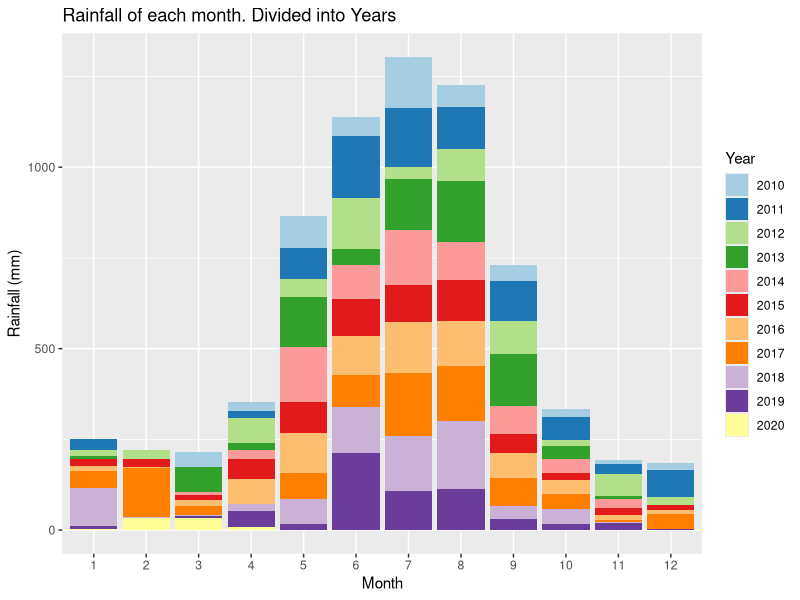
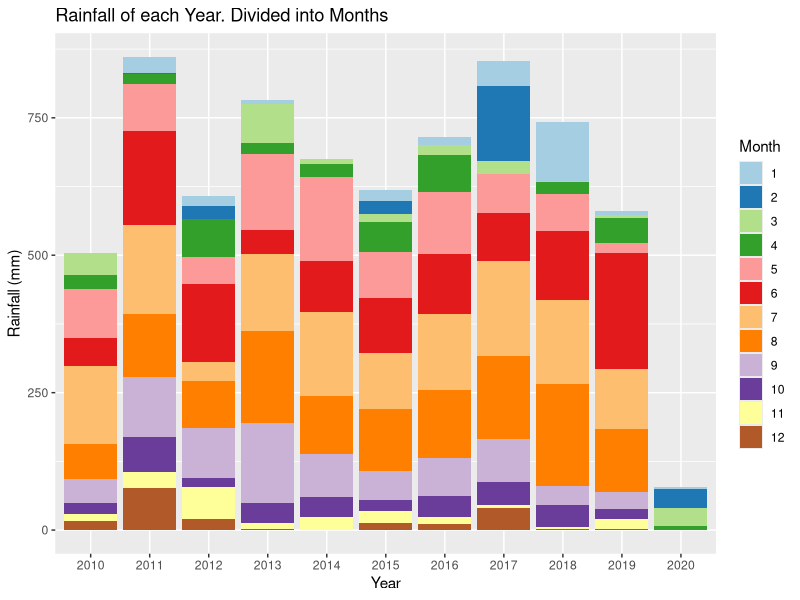
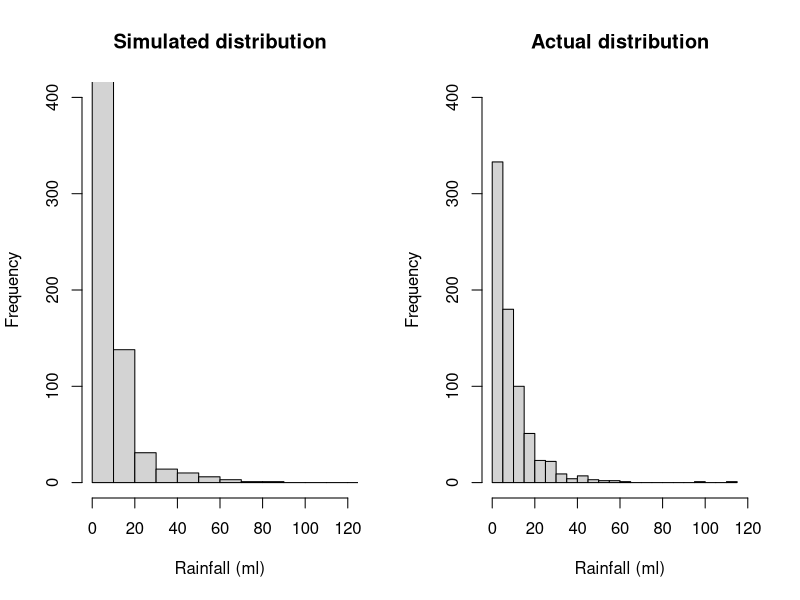
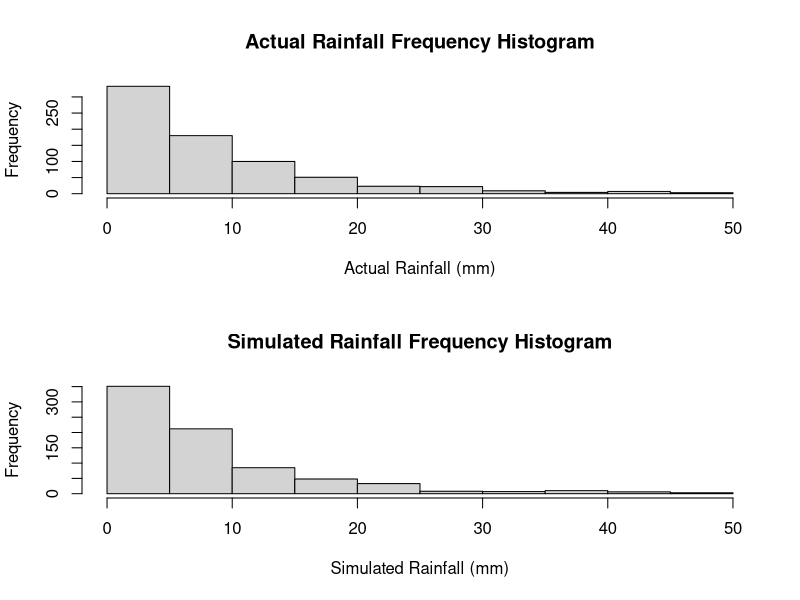
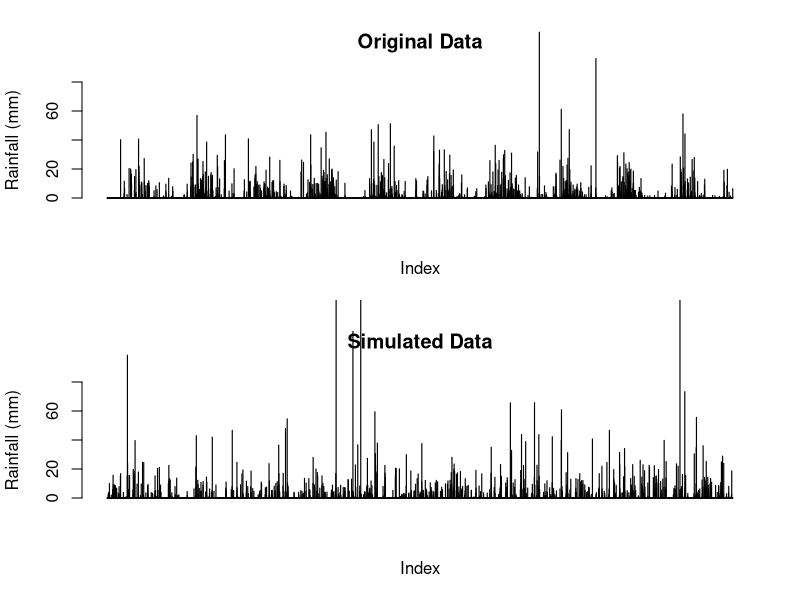
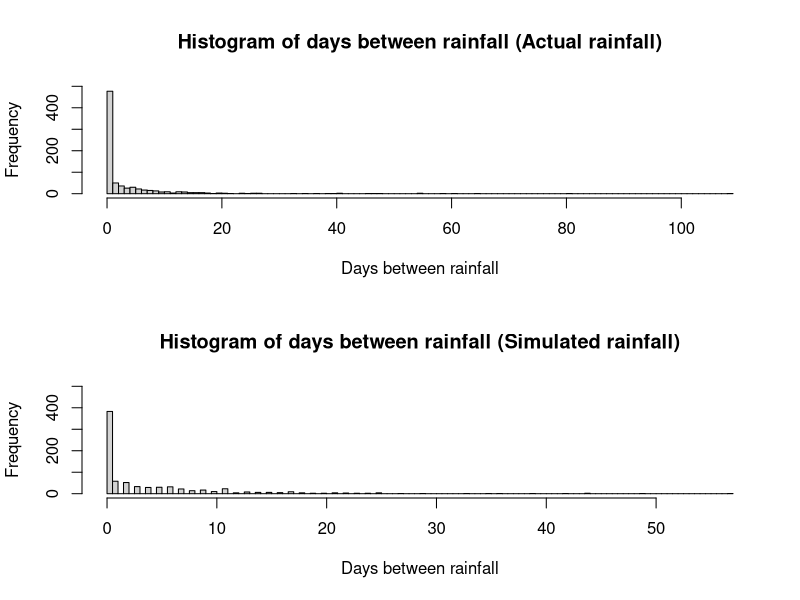
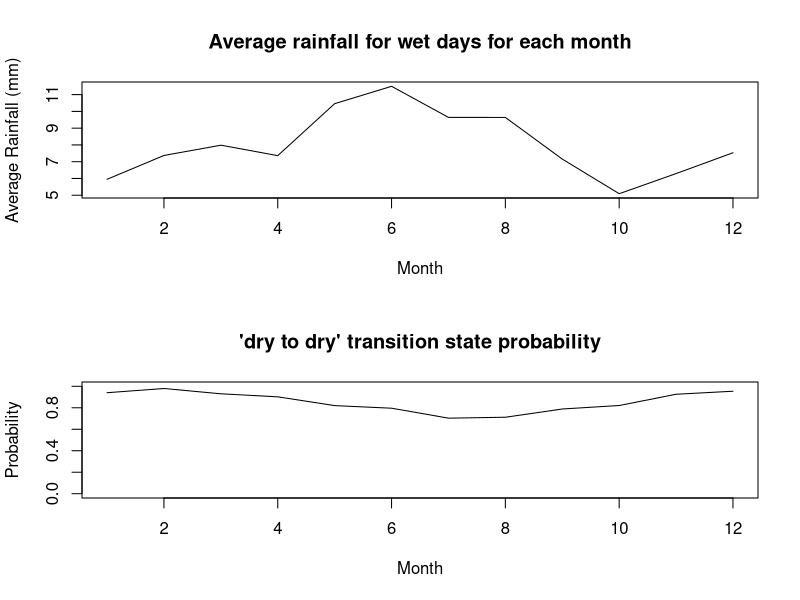
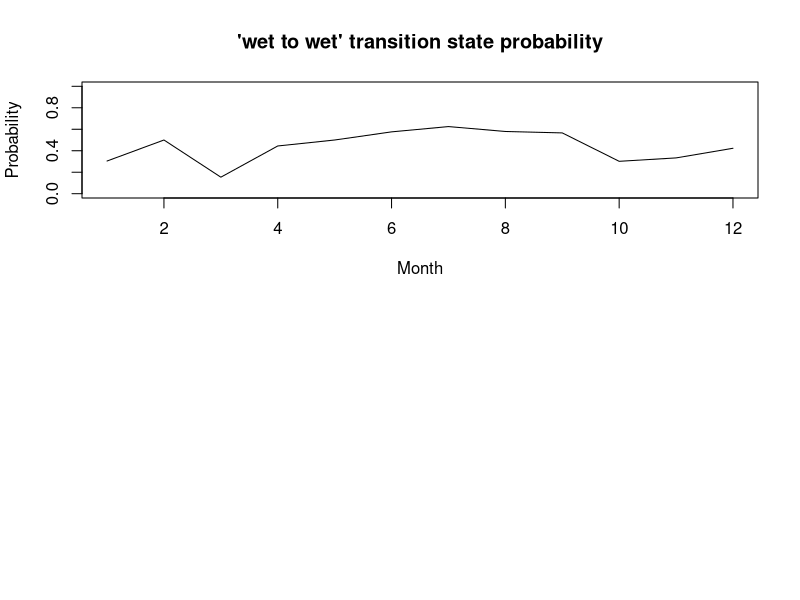

These figures' R source, in order:
## ---- chunk 1
knitr::opts_chunk$set(echo = TRUE)
## ---- chunk 2
# Reading in the data from the csv file
data <-  read.csv("IDCJAC0009_009225_1800_Data.csv")
weather_data <- data
weather_data <- weather_data[which(is.na(weather_data$Rainfall.amount..millimetres.) == FALSE),] # excluding rows with no rainfall record made 
## ---- chunk 3
weather_data$date <- do.call(paste, c(weather_data[c("Day", "Month", "Year")], sep = "-")) # creating a column that contains the date for easy indentification
## ---- chunk 4
# function to categorise day as either 'wet' or 'dry' for the Markov chain functions
state <- function(x){
  stateList <- c()
  for(ii in 1:length(x)){
    if(x[ii] < 1){
      stateList <- c(stateList, "dry")
    }
    if(x[ii] >= 1){
      stateList <- c(stateList, "wet")
    }
  }
  return(stateList)
}
weather_data$state <- state(weather_data$Rainfall.amount..millimetres.)
## ---- chunk 5
head(weather_data[,c('Rainfall.amount..millimetres.','state')], 10)
## ---- chunk 6
# function establishing Markov Chain transition state. Establishing the relationship between the rainfall of a given day and the day before it.
transitionState <- function(x){
  transitionStateList <- c('') #can't find transition state of first observation
  for(i in 2:length(x)){
    if(x[i] == "dry"){
      if (x[i-1] == "dry"){
        transitionStateList <- c(transitionStateList, "DryToDry")
      }
      else {
        transitionStateList <- c(transitionStateList, "WetToDry")
      }
    }
    if(x[i] == "wet"){
      if (x[i-1] == "dry"){
        transitionStateList <- c(transitionStateList, "DryToWet")
      }
      else {
        transitionStateList <- c(transitionStateList, "WetToWet")
      }
    }
  }
  return(transitionStateList)
}
weather_data$transitionState <- transitionState(weather_data$state)
## ---- chunk 7
head(weather_data[,c('Rainfall.amount..millimetres.','state', 'transitionState')], 10)
## ---- chunk 8
train_data <- subset(weather_data, Year >= 2010) # only look at the most recent, relevant data.
library(ggplot2)
library(RColorBrewer)

# explorative plots investigating the distribution of rainfall across months and years

# Plotting the rainfall data (grouped by years and months)
# Distribution of rainfall by month (segmented by year)
ggplot(train_data, aes(x = factor(Month), y = Rainfall.amount..millimetres., fill = factor(Year))) + 
  geom_bar(stat = "identity") + 
  scale_fill_brewer(palette = "Paired") + 
  xlab("Month")+
  ylab("Rainfall (mm)")+
  labs(fill = "Year")+
  ggtitle("Rainfall of each month. Divided into Years")
# There does appear to be a rough distribution of rainfall by month. Most years May, June, July, August, and September (month 5-9) have the most rain. There are outliers

ggplot(train_data, aes(x = factor(Year), y = Rainfall.amount..millimetres., fill = factor(Month))) + 
  geom_bar(stat = "identity") + 
  scale_fill_brewer(palette = "Paired") + 
  xlab("Year")+
  ylab("Rainfall (mm)")+
  labs(fill = "Month")+
  ggtitle("Rainfall of each Year. Divided into Months")
# There does not appear to be any obvious pattern in the rainfall across the 10 years (note. 2020 only contains 4 months of data, hence the low rainfall). The average looks to be around 650-700 mm. 
## ---- chunk 9
table(train_data$Month, train_data$Year, dnn = c("Month", "Year")) # only four months of data in 2020
## ---- chunk 10
#Calculating transition state probabilities, in general (no respect to month or season)
weatherTable <- table(train_data$transitionState)
weatherTable

probWetToWet = weatherTable['WetToWet'] / (weatherTable['WetToWet'] + weatherTable['WetToDry'])
probWetToWet

probDryToDry = weatherTable['DryToDry'] / (weatherTable['DryToDry'] + weatherTable['DryToWet'])
probDryToDry
## ---- chunk 11
#Basic generator (No seasonal variation)

#calculated above
generateRainfallBasic <- function(genLength){
  currentState = "dry" # Years start with very little rain, so more likely to start dry
  rainAmountList <- c()
  for (i3 in 1:genLength){
    if (currentState == "dry"){
      if (runif(1) < probDryToDry){
        currentState = "dry"
      }
      else{
        currentState = "wet"
      }
    }
    else if (currentState == "wet"){
      if (runif(1) < probWetToWet){
        currentState = "wet"
      }
      else{
        currentState = "dry"
      }
    }
    #generating amount of rainfall if state is wet, else 0
    if (currentState == "wet"){
      rainAmount <- 5.66*exp(rnorm(1))
      rainAmountList <- c(rainAmountList, rainAmount)
    }
    else{
      rainAmountList <- c(rainAmountList, 0)
    }
  }
  return(rainAmountList)
}
## ---- chunk 12
#comparing log-normal against actual data, veeerryyyy close fit, will use log-normal for rainfall sim
par(mfrow=c(1,2))
p1 <- 5.66*exp(rnorm(732))
hist(p1, breaks = 30, xlim = c(0,120), ylim = c(0,400), main = "Simulated distribution", xlab = "Rainfall (ml)")

p2 <- train_data$Rainfall.amount..millimetres.[train_data$Rainfall.amount..millimetres.>1]
hist(p2, breaks = 30, xlim = c(0,120), ylim = c(0,400), main = "Actual distribution", xlab = "Rainfall (ml)")

mean(p1)
mean(p2)
## ---- chunk 13
#Basic generator tests
testRainfall = generateRainfallBasic(3761)

par(mfrow=c(2,1))
hist(train_data$Rainfall.amount..millimetres.[train_data$Rainfall.amount..millimetres.>1 & train_data$Rainfall.amount..millimetres.<50], xlab = "Actual Rainfall (mm)", main = "Actual Rainfall Frequency Histogram")
hist(testRainfall[testRainfall > 1 & testRainfall <50], xlab = "Simulated Rainfall (mm)", main = "Simulated Rainfall Frequency Histogram")

par(mfrow=c(2,1))
barplot(train_data$Rainfall.amount..millimetres., ylim = c(0,80), main = "Original Data", ylab = "Rainfall (mm)", xlab = "Index")
barplot(testRainfall, ylim = c(0,80), main = "Simulated Data", ylab = "Rainfall (mm)", xlab = "Index")
## ---- chunk 14
daysBetweenRain <- function(input){
  returnList <- c()
  currentLength <- 0
  for (i in input){
    if (i<1){
      currentLength <- currentLength + 1
    }
    else{
      returnList <- c(returnList, currentLength)
      currentLength <- 0
    }
  }
  return(returnList)
  }
## ---- chunk 15
hist(daysBetweenRain(train_data$Rainfall.amount..millimetres.)[train_data$Rainfall.amount..millimetres.>-1], main = "Histogram of days between rainfall (Actual rainfall)", breaks = 100, xlab = "Days between rainfall", ylim = c(0,500))
hist(daysBetweenRain(testRainfall)[daysBetweenRain(testRainfall)>-1], main = "Histogram of days between rainfall (Simulated rainfall)", breaks = 100, xlab = "Days between rainfall", ylim = c(0,500))
## ---- chunk 16
#Calculates the transition probabilities for each montht
trainGenerator <- function(input_data){
  transitonStatesMonthsFrame <- data.frame(list(rep(0, 12), list(rep(0, 12), list(rep(0,    12), list(rep(0, 12)))))) #Initialises 12x4 frame filled with zeroes (4 columns for each transition state, 12 rows for each month)
  names(transitonStatesMonthsFrame) <- c('DryToDry', 'DryToWet', 'WetToDry', 'WetToWet')

  #Makes the dataframe with the count of each transition state with each month
  for (i4 in 1:dim(input_data)[1]){
    tempTransitionState <- input_data[i4, 'transitionState']
    tempMonth <- input_data[i4, 'Month'] 
    transitonStatesMonthsFrame[tempMonth, tempTransitionState] <- transitonStatesMonthsFrame[tempMonth, tempTransitionState]+1 # increase count of tempTransitionState for month tempMonth by 1
  }

  #Calculates the transition state probabilities for each month in the data frame 
  probTransitonStatesMonthsFrame <- transitonStatesMonthsFrame
  for (i in 1:dim(transitonStatesMonthsFrame)[1]){

  if((transitonStatesMonthsFrame[i, 'DryToDry'] + transitonStatesMonthsFrame[i, 'DryToWet']) != 0){
    probTransitonStatesMonthsFrame[i, 'DryToDry'] <- transitonStatesMonthsFrame[i, 'DryToDry'] / (transitonStatesMonthsFrame[i, 'DryToDry'] + transitonStatesMonthsFrame[i, 'DryToWet'])
    probTransitonStatesMonthsFrame[i, 'DryToWet'] <- transitonStatesMonthsFrame[i, 'DryToWet'] / (transitonStatesMonthsFrame[i, 'DryToDry'] + transitonStatesMonthsFrame[i, 'DryToWet'])
  } else { # probability will be NaN for both (as will be dividing by 0), so set to 0 
      probTransitonStatesMonthsFrame[i, 'DryToDry'] <- 0
      probTransitonStatesMonthsFrame[i, 'DryToWet'] <- 0
  }

  if((transitonStatesMonthsFrame[i, 'WetToDry'] + transitonStatesMonthsFrame[i, 'WetToWet']) != 0){
    probTransitonStatesMonthsFrame[i, 'WetToDry'] <- transitonStatesMonthsFrame[i, 'WetToDry'] / (transitonStatesMonthsFrame[i, 'WetToDry'] + transitonStatesMonthsFrame[i, 'WetToWet'])
    probTransitonStatesMonthsFrame[i, 'WetToWet'] <- transitonStatesMonthsFrame[i, 'WetToWet'] / (transitonStatesMonthsFrame[i, 'WetToDry'] + transitonStatesMonthsFrame[i, 'WetToWet'])
  } else { # probability will be NaN for both (as will be dividing by 0), so set to 0 
    probTransitonStatesMonthsFrame[i, 'WetToDry'] <- 0
    probTransitonStatesMonthsFrame[i, 'WetToWet'] <- 0
  }

    # this data frame 'probTransitionStatesMonthsFrame' will be called directly in the generator, so must be called as such when exported
  }
  return(probTransitonStatesMonthsFrame)
}
## ---- chunk 17
probTransitonStatesMonthsFrame <- trainGenerator(train_data)
head(probTransitonStatesMonthsFrame, 10)
## ---- chunk 18
#testing average rainfall when its rains in each month, and for wettowet vs drytowet transitions.
test_w2w <- train_data$Rainfall.amount..millimetres.[train_data$transitionState == "WetToWet"]
test_d2w <- train_data$Rainfall.amount..millimetres.[train_data$transitionState == "DryToWet"]
mean(test_w2w)
mean(test_d2w)
wilcox.test(test_d2w, test_w2w)
#since resulting wilcox test p-value is 0.85, we conclude that theres no difference in rainfall depending on the transition state, and do not need to include it in our model.

test_rainfallPerMonth <- train_data[train_data$state == "wet",c(4,6)]
kruskal.test(Rainfall.amount..millimetres. ~ Month, data = test_rainfallPerMonth)
#p-val = 0.00016, therefore difference between average rainfall for each month

## ---- chunk 19
#calculating the mean rainfall when it rains for each month, to change how much it rains according to the generator later on. Limited to less than 70 mls as the dataset is not large enough for large rainfall amounts (such as 114ml in feburary) to not throw the mean off.
rainMonthDataCalc <- function(input_data){
  rainMonthData <- c()
  for (i in 1:12){
    temp <- input_data$Rainfall.amount..millimetres.[input_data$state == "wet" & input_data$Month == i & input_data$Rainfall.amount..millimetres. < 70]
    if(length(temp) == 0){ # if no wet days in month, will be empty vector of numeric(0)
      temp <- c(0)
    }
    rainMonthData <- c(rainMonthData, list(temp))
    rm(temp)
  }

  rainfallAvgMonth <- sapply(rainMonthData, mean)
  return(rainfallAvgMonth)
}

## ---- chunk 20
rainfallAvgMonth <- rainMonthDataCalc(train_data)
plot(c(1:12), rainfallAvgMonth, type = "l", xlab = "Month", ylab = "Average Rainfall (mm)", main = "Average rainfall for wet days for each month")
## ---- chunk 21
#How the transition state probabilities vary for each month
plot(probTransitonStatesMonthsFrame$DryToDry, ylim = c(0,1), xlab = "Month", main = "'dry to dry' transition state probability", type = 'l', ylab = "Probability")
plot(probTransitonStatesMonthsFrame$WetToWet, ylim = c(0,1), xlab = "Month", main = "'wet to wet' transition state probability", type = 'l', ylab = "Probability")
## ---- chunk 22
#Weather generator accounting  for seasonal variation of transition states or something i hope
#This is just a regular version of basic generator it's mostly the same in fact if i forget to even do this it is the same

generateRainfallSeasonal <- function(input){
  # input must be weather_data or a subset of weather_data
  currentState = "dry" #can make this into a random choice later
  rainAmountList <- c()
  for (i5 in 1:dim(input)[1]){
    if (currentState == "dry"){
      if (runif(1) < probTransitonStatesMonthsFrame[input[i5, 'Month'], 'DryToDry']){ #now inputs depending on the month of input
        currentState = "dry"
      }
      else{
        currentState = "wet"
      }
    }
    else if (currentState == "wet"){
      if (runif(1) < probTransitonStatesMonthsFrame[input[i5, 'Month'], 'WetToWet']){
        currentState = "wet"
      }
      else{
        currentState = "dry"
      }
    }                                   
    #generating amount of rainfall if state is wet, else 0
    if (currentState == "wet"){
      #rainAmount <- 5.66*exp(rnorm(1)) #now log-normal dist, 5 used because is close to mean of weather_data's / the mean of what exp(rnorm(1)) is by default /// Old Version 
      rainAmount <- rainfallAvgMonth[input[i5, 'Month']]*exp(rnorm(1))/1.648 
      #average of exp(rnorm(1)) is ~1.648, so we divide by that so the average of each month will just be the actual average calculated from rainfallAvgMonth.
      rainAmountList <- c(rainAmountList, rainAmount)
    }
    else{
      rainAmountList <- c(rainAmountList, 0)
    }
  }
  return(rainAmountList)
}
## ---- chunk 23
#testing code for seasonal generator
inputSeasonalRainfall <- dplyr::select(train_data, 'Year', 'Month', 'Day') #using existing train data's dates to input to function, instead of putting in just how many to generate
testSeasonalRainfall = generateRainfallSeasonal(inputSeasonalRainfall)
## ---- chunk 24
plot_seasonal_data <- function(training_data_input,seasoned_data_rainfall, title){
  par(mfrow=c(2,1))
  barplot(training_data_input$Rainfall.amount..millimetres., ylim = c(0,80), main = c("Original Data", title), ylab = "Rainfall (mm)", xlab = "Index")
  barplot(seasoned_data_rainfall, ylim = c(0,80), main = c("Simulated Seasonal Data", title), ylab = "Rainfall (mm)", xlab = "Index")
}
plot_seasonal_data(train_data,testSeasonalRainfall, "(Perth)")
## ---- chunk 25
hist(daysBetweenRain(train_data$Rainfall.amount..millimetres.)[train_data$Rainfall.amount..millimetres.>-1], main = "Histogram of days between rainfall (Actual rainfall)", breaks = 100, xlab = "Days between rainfall", ylim = c(0,500))
hist(daysBetweenRain(testSeasonalRainfall)[daysBetweenRain(testSeasonalRainfall)>-1], main = "Histogram of days between rainfall (Simulated rainfall)", breaks = 100, xlab = "Days between rainfall", ylim = c(0,500))
## ---- chunk 26
wilcox.test(daysBetweenRain(testSeasonalRainfall), daysBetweenRain(train_data$Rainfall.amount..millimetres.))
mean(daysBetweenRain(testSeasonalRainfall)); mean(daysBetweenRain(train_data$Rainfall.amount..millimetres.))
sd(daysBetweenRain(testSeasonalRainfall)); sd(daysBetweenRain(train_data$Rainfall.amount..millimetres.))
## ---- chunk 27
#comparing log-normal against actual data, veeerryyyy close fit, will use log-normal for rainfall sim
p1 <- 5.66*exp(rnorm(732))
p1 <- p1[p1>1]
hist(p1, breaks = 30, xlim = c(0,120), ylim = c(0,400), main = "Simulated distribution")

p2 <- train_data$Rainfall.amount..millimetres.[train_data$Rainfall.amount..millimetres.>1]
hist(p2, breaks = 30, xlim = c(0,120), ylim = c(0,400), main = "actual distribution")
## ---- chunk 28
set.seed(100345)
sampID <- sample.int(nrow(train_data), size = 0.8*nrow(train_data), replace = FALSE)
train_data <- train_data[sampID,] # 80% of data for training
test_data <- train_data[-sampID,] # 20% for testing
## ---- chunk 29
probTransitonStatesMonthsFrame <- trainGenerator(train_data) # retraining seasonal generator probTransitionStatesMonthsFrame with new training data (now only 80% of the original train_data)
rainfallAvgMonth <- rainMonthDataCalc(train_data) # calucating the new average rainfall for each month
## ---- chunk 30
#generates a simulation with the same number of observations as test_data (20% of the total data)
testSeasonalRainfall20 = generateRainfallSeasonal(test_data) 
## ---- chunk 31
par(mfrow = c(2, 1))
barplot(testSeasonalRainfall20, ylab = "Rainfall (mm)", xlab = "index", main = "Simulated data")
barplot(test_data$Rainfall.amount..millimetres., ylab = "Rainfall (mm)", xlab  = "index", main = "Actual data")
## ---- chunk 32
# Wilcoxon signed rank test
WT <- wilcox.test(testSeasonalRainfall20, test_data$Rainfall.amount..millimetres., paired=T)
print("Wilcoxon rank sum p-value")
WT$p.value
# paired student t test
TT <- t.test(testSeasonalRainfall20, test_data$Rainfall.amount..millimetres., paired=T)
print("t-test p-value")
TT$p.value
## ---- chunk 33
train_data <- subset(weather_data, Year >= 2010)
train10_data <- subset(weather_data, Year >= 2009 & Year < 2019)
data_2019 <- subset(weather_data, Year == 2019)
## ---- chunk 34
probTransitonStatesMonthsFrame <- trainGenerator(train10_data)
rainfallAvgMonth <- rainMonthDataCalc(train10_data) # retraining seasonal generator probTransitionStatesMonthsFrame with train10_data
set.seed(10356)
monthList <- subset(weather_data, Year == 2019) # a year that isn't a leap year to get the month list, as generation algorithm only requires months
monthList <- monthList['Month']
testSeasonalRainfall10 <- generateRainfallSeasonal(monthList)
## ---- chunk 35
#compare generated year against 2019
par(mfrow = c(2,1))
barplot(data_2019$Rainfall.amount..millimetres., xlab = "Index", ylab = "Rainfall (mm)", main = "Actual 2019 Rainfall (Perth)")
barplot(testSeasonalRainfall10, xlab = "Index", ylab = "Rainfall (mm)", main = "Simulated Rainfall (Perth)")
## ---- chunk 36
# check other years for comparison
par(mfrow = c(3,2))
barplot(testSeasonalRainfall10, xlab = "Index", ylab = "Rainfall (mm)", main = "Simulated Rainfall")
year <- subset(weather_data, Year == 2015)
barplot(year$Rainfall.amount..millimetres., xlab = "Index", ylab = "Rainfall (mm)", main = "2015 Rainfall")
year <- subset(weather_data, Year == 2008)
barplot(year$Rainfall.amount..millimetres., xlab = "Index", ylab = "Rainfall (mm)", main = "2008 Rainfall")
year <- subset(weather_data, Year == 2015)
barplot(year$Rainfall.amount..millimetres., xlab = "Index", ylab = "Rainfall (mm)", main = "2017 Rainfall")
year <- subset(weather_data, Year == 2007)
barplot(year$Rainfall.amount..millimetres., xlab = "Index", ylab = "Rainfall (mm)", main = "2007 Rainfall")
year <- subset(weather_data, Year == 2013)
barplot(year$Rainfall.amount..millimetres., xlab = "Index", ylab = "Rainfall (mm)", main = "2013 Rainfall")
rm(year)
## ---- chunk 37
# Creates a graph of difference in rainfall for years, weeks, months, years to see if there are any potential patterns.
# Creates a list of the weekly rainfall
RainfallWeekly <- data.frame("Rainfall (mm)", "Week")
colnames(RainfallWeekly) <- c("Rainfall (mm)", "Week")
RainfallWeekly$`Rainfall (mm)` <- as.numeric(RainfallWeekly$`Rainfall (mm)`)
RainfallWeekly$Week <- as.numeric(RainfallWeekly$Week)
week = 1
weekRain = 0
for(ii in c(1: nrow(weather_data))){
  weekRain = weekRain + weather_data[ii, 6] # rainfall amount for that row
  
  if(ii%%7 == 0){ # every 7th row
    RainfallWeekly[(ii/7), 1] <- weekRain # 1 row of RainfallWeekly created every 7 rows (1 weeks) - inserting rainfall total for that week
    RainfallWeekly[(ii/7), 2] <- week
    week = week + 1
    weekRain = 0 # clear total rainfall to prepare for next week
  }
}
## ---- chunk 38
RainfallWeeklyDiff <- data.frame(c(1:(nrow(RainfallWeekly)-1)), c(1:(nrow(RainfallWeekly)-1))) # data frame with two columns, one less row than RainfallWeekly
colnames(RainfallWeeklyDiff) <- c("Rainfall diff (mm)", "Week")
RainfallWeeklyDiff$`Rainfall diff (mm)` <- diff(RainfallWeekly$`Rainfall (mm)`) # change in weeks
## ---- chunk 39
# plot first 700 weeks first against the difference in rainfall, and then the rainfall per week
par(mfrow = c(4,1))
plot(RainfallWeeklyDiff[c(1:350), 2], RainfallWeeklyDiff[c(1:350), 1], xlab = "week", ylab = "change in rainfall (mm)", cex = 2, type = "b", main = "Difference in rainfall (mm) by week")
plot(RainfallWeekly[c(1:350), 2], RainfallWeekly[c(1:350), 1], xlab = "week", ylab = "rainfall (mm)", type = "l", main = "Rainfall (mm) by week")
plot(RainfallWeeklyDiff[c(351:700), 2], RainfallWeeklyDiff[c(351:700), 1], xlab = "week", ylab = "change in rainfall (mm)", cex = 2, type = "b", main = "Difference in rainfall (mm) by week")
plot(RainfallWeekly[c(351:700), 2], RainfallWeekly[c(351:700), 1], xlab = "week", ylab = "rainfall (mm)", type = "l", main = "Rainfall (mm) by week")
## ---- chunk 40
rainSort_2019 <- data_2019$Rainfall.amount..millimetres.
# qqplot before removing 'dry' days
par(mfrow=c(1,2))
qqnorm(rainSort_2019, pch = 1, frame = F, main = "Normal Q-Q Plot of Rainfall 2019 (including dry days)")
qqline(rainSort_2019, col = "red", lwd = 2)
rainSort_2019 <- rainSort_2019[which(rainSort_2019 != 0)]
# qqplot after removing 'dry' days
qqnorm(rainSort_2019, pch = 1, frame = F, main = "Normal Q-Q Plot of Rainfall 2019 (excluding dry days)")
qqline(rainSort_2019, col = "red", lwd = 2)

# data is not normally distributed
rm(rainSort_2019)
## ---- chunk 41
# Function that returns the sum of ranks of difference (w+ and w-) that are part of the Wilcoxon signed rank calculations
returnRanks <- function(simulated, actual){
  diffs <- (simulated - actual)
  diffs <- diffs[diffs != 0]
  posDifs <- which(diffs > 0)
  negDiffs <- which(diffs < 0)
  rank <- rank(abs(diffs))
  rankPosDiff <- sum(rank[posDifs])
  rankNegDiff <- sum(rank[negDiffs]) 
  return(c(rankPosDiff, rankNegDiff))
}

## ---- chunk 42
wilcox <- function(seed, year){
  set.seed(seed)
  rainYear <- subset(weather_data, Year == year) # a year that isn't a leap year to get the month list, as generation algorithm only requires months
  monthList <- rainYear['Month']
  simRainfall <- generateRainfallSeasonal(monthList)

  # test of testSeasonalRainfall10 against 2019 rainfall (testSeasonalRainfall10 was simulation of 2019 rainfall)
  print(wilcox.test(rainYear$Rainfall.amount..millimetres., simRainfall, paired = T, alternative = "t", conf.int = T, conf.level = 0.95))
  WP <- wilcox.test(rainYear$Rainfall.amount..millimetres., simRainfall, paired = T, alternative = "t", conf.int = T, conf.level = 0.95)
  cat("P-value is",WP$p.value,"\n")

  # manual calculation of Wilcoxon signed rank values 

  sumRanks <- returnRanks(simRainfall, rainYear$Rainfall.amount..millimetres.)
  cat(sumRanks[1], "is the sum of the ranks of the positive differences","\n")
  cat(sumRanks[2], "is the sum of the ranks of the negative differences","\n")

}
wilcox(404567, 2019)
## ---- chunk 43
wilcox(12345, 2019)
wilcox(347876, 2019)
wilcox(3456789, 2019)
## ---- chunk 44
# looking at the four total simulations created, there is generally no significant different between the simulated rainfall and the actual rainfall. 
# However looking at rankPosDiff and rankNegDiff calculated for each (the sum of the ranks of the positive and negative differences between the simulated and actual data respectively), the simulated rainfall was consistently larger than the actual data 
# The reason for this is likely because 2019 had a very small amount of rainfall compared to the rest of the years.
require(ggplot2)
ggplot(train_data, aes(x = factor(Year), y = Rainfall.amount..millimetres.)) +
  geom_bar(stat = "identity") + 
  xlab("Year") + 
  ylab("Rainfall (mm)") +
  ggtitle("Rainfall (mm) by year")

rain2019 <- subset(weather_data, Year == 2019)
simRainfall2019 <- generateRainfallSeasonal(rain2019)

cat(sum(train10_data$Rainfall.amount..millimetres.)/10, "is the average total rainfall per year for 2009 to 2018 \n") #/10 to get average of 10 years of rain data
cat(sum(rain2019$Rainfall.amount..millimetres.), "is the total rainfall of 2019 \n")

## ---- chunk 45
# looking at 2013 data (which had a larger than average amount of rain)
wilcox(654321, 2011) # wilcoxon test on 2013
set.seed(654321)

rain2011 <- subset(weather_data, Year == 2011) # A year that isn't a leap year to get the month list, as generation algorithm only requires months
simRainfall2011 <- generateRainfallSeasonal(rain2011)

par(mfrow = c(2,1))
barplot(simRainfall2011, xlab = "Index", ylab = "Rainfall (mm)", main = "Simulated Rainfall")
barplot(rain2011$Rainfall.amount..millimetres., xlab = "Index", ylab = "Rainfall (mm)", main = "2011 Rainfall")

rm(rain2011)
rm(simRainfall2011)

## ---- chunk 46
wilcox(25644, 2011) 
wilcox(6872, 2011)
## ---- chunk 47
probTransitonStatesMonthsFrame <- trainGenerator(train10_data)
rainfallAvgMonth <- rainMonthDataCalc(train10_data) # ensure generator is traind on train10_data

simSum = 0
trials <- 100
for(i in c(1:trials)){
   set.seed(i) 
  simulation <- generateRainfallSeasonal(train10_data) # generate simulation same length as train10_data
  simSum = simSum + sum(simulation)/10 # get average rainfall per year over simulated 10 years
}
meanSumSim <- simSum/trials # average rainfall per year from 'trial' number of simulations
meanSumActual <- sum(train10_data$Rainfall.amount..millimetres.)/10 # actual average rainfall per year
cat(meanSumSim, "is the simulated average rainfall per year \n")
cat(meanSumActual, "is the actual average rainfall per year \n")
## ---- chunk 48
rain2011 <- subset(train_data, Year == 2018)
probTransitonStatesMonthsFrame <- trainGenerator(rain2011)
rainfallAvgMonth <- rainMonthDataCalc(rain2011) # ensure generator is traind on train10_data

simTot <- rep(0, length(rain2011))
simSum <- 0
trials <- 100
for(i in c(1:trials)){
  set.seed(i) 
  simulation <- generateRainfallSeasonal(rain2011) # generate simulation same length as train10_data
  simTot = simTot + simulation # get average rainfall per year over simulated 10 years
  simSum = simSum + sum(simulation)
}
SumSim <- simTot/trials # average rainfall per year from 'trial' number of simulations
meanSumSim <- simSum/trials
meanSumActual <- sum(rain2011$Rainfall.amount..millimetres.) # actual average rainfall per year
cat("\n", meanSumSim, "is the simulated rainfall \n")
cat("", meanSumActual, "is the actual rainfall \n")
par(mfrow = c(2,1))
barplot(SumSim, main = "100 Aggregated simulations of 2018 rainfall(mm)", xlab = "Index", ylab = "Rainfall (mm)")
barplot(rain2011$Rainfall.amount..millimetres., main = "Actuall 2018 rainfall(mm)", xlab = "Index", ylab = "Rainfall (mm)")
## ---- chunk 49
month <- 8
year <- 2018
mean(train_data$Rainfall.amount..millimetres.[train_data$Month==month & train_data$Year == year & train_data$Rainfall.amount..millimetres. > 1])
rainfallAvgMonth[month]
## ---- chunk 50
# Reading in the data from the csv file for the Sydney Location
data2 <-  read.csv("IDCJAC0009_066062_1800_Data.csv")
weather_data2 <- subset(data2, Year >= 1993)
weather_data2 <- weather_data2[which(is.na(weather_data2$Rainfall.amount..millimetres.) == FALSE),] #excluding rows with no rainfall record made
weather_data2$date2 <- do.call(paste, c(weather_data2[c("Day", "Month", "Year")], sep = "-")) #creating a column that contains the date for easy indentification
weather_data2$state <- state(weather_data2$Rainfall.amount..millimetres.)
weather_data2$transitionState <- transitionState(weather_data2$state)
train_data2 <- subset(weather_data2, Year >= 2010)
inputSeasonalRainfall2 <- dplyr::select(train_data2, 'Year', 'Month', 'Day')
## ---- chunk 51
train_data2 <- subset(weather_data2, Year >= 2010)
train10_data2 <- subset(weather_data2, Year >= 2009 & Year < 2019)
data_2019_2 <- subset(weather_data2, Year == 2019)

probTransitonStatesMonthsFrame <- trainGenerator(train10_data2)
rainfallAvgMonth <- rainMonthDataCalc(train10_data2)# retraining seasonal generator probTransitionStatesMonthsFrame with train10_data

testSeasonalRainfall2 = generateRainfallSeasonal(inputSeasonalRainfall2)
plot_seasonal_data(train_data2,testSeasonalRainfall2, "(Sydney)")
## ---- chunk 52
set.seed(10584)

monthList_2 <- data_2019_2 # a year that isn't a leap year to get the month list, as generation algorithm only requires months
monthList_2 <- monthList_2['Month']
testSeasonalRainfall10_2 <- generateRainfallSeasonal(monthList_2)
rainYear <- subset(weather_data2, Year == 2019)
print(wilcox.test(rainYear$Rainfall.amount..millimetres., testSeasonalRainfall10_2, paired = T, alternative = "t", conf.int = T, conf.level = 0.95))
WP <- wilcox.test(rainYear$Rainfall.amount..millimetres., testSeasonalRainfall10_2, paired = T, alternative = "t", conf.int = T, conf.level = 0.95)
cat("P-value is",WP$p.value,"\n")
## ---- chunk 53
#Compare Generated year against 2019

par(mfrow = c(2,1))
barplot(testSeasonalRainfall10_2, xlab = "Index", ylab = "Rainfall (mm)", main = "Simulated Rainfall")
barplot(data_2019_2$Rainfall.amount..millimetres., xlab = "Index", ylab = "Rainfall (mm)", main = "2019 Rainfall")
# Conclusion and summary of the findings:

par(mfrow = c(2,2))
barplot(data_2019$Rainfall.amount..millimetres., xlab = "Index", ylab = "Rainfall (mm)", main = "Actual 2019 Rainfall (Perth)")
barplot(data_2019_2$Rainfall.amount..millimetres., xlab = "Index", ylab = "Rainfall (mm)", main = "Actual 2019 Rainfall (Sydney)")
barplot(testSeasonalRainfall10, xlab = "Index", ylab = "Rainfall (mm)", main = "Simulated Rainfall (Perth)")
barplot(testSeasonalRainfall10_2, xlab = "Index", ylab = "Rainfall (mm)", main = "Simulated Rainfall (Sydney)")

